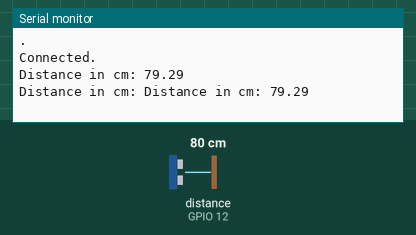
This sketch was run on a simulated ESP8266 (NodeMCU). Parts: the last lines printed to the serial monitor. Inputs (shaded band) come from the test bench; at power-on: distance to the obstacle (sensor on GPIO 12) 80 cm. The echo pulse lasts 58.3 µs per cm; WiFi joins after 1.5 s; servers stay silent unless stated.

Above: at 7.1 s.
7.2 s: distance to the obstacle (sensor on GPIO 12) set to 2 cm
At 8.5 s:
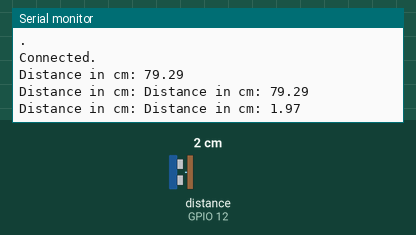
9.5 s: distance to the obstacle (sensor on GPIO 12) set to 4 cm
At 10.6 s:
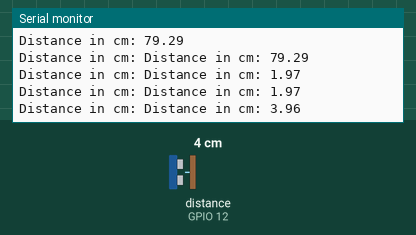
Timing chart, 0 to 12.5 s (numbered marks = the images above; inputs shaded):
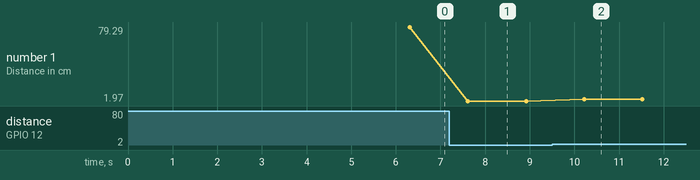

Measured:
- after the input at 7.2 s, the serial monitor: prints a new line after 0.42 s (image 1)
- after the input at 9.5 s, the serial monitor: prints a new line after 0.72 s (image 2)
- plotted number 1: 79.29 → 1.97 after the input at 7.2 s, 1.97 → 3.96 after the input at 9.5 s

The sketch:

ultrasonic_project.ino
```cpp
#include"ThingSpeak.h"
#include<ESP8266WiFi.h>
//----------enter your wifi details----//
char ssid[]="OnePlus 7";
char pass[]="Shiva12345";
//--------------------//


const int trigger = 11;
const int echo = 12;
long T;
float distanceCM;
WiFiClient  client;

unsigned long myChannelField=872815;//channel id
const int ChannelField=1;//which fields
const char * myWriteAPIKey ="SNAFXXFV1CUDCGZ0";//write api key

void setup()
{
  Serial.begin(9600);
  pinMode(trigger, OUTPUT);
  pinMode(echo, INPUT);
  WiFi.mode(WIFI_STA);
  ThingSpeak.begin(client);
}
void loop()
{Serial.print("Distance in cm: ");
  if (WiFi.status() != WL_CONNECTED)
  {
    Serial.print("Attempting to connect to SSID: ");
    Serial.println(ssid);
    while (WiFi.status() != WL_CONNECTED)
    {
      WiFi.begin(ssid, pass);
      Serial.print(".");
      delay(5000);
    }
    Serial.println("\nConnected.");
  }
  digitalWrite(trigger, LOW);
  delay(1);
  digitalWrite(trigger, HIGH);
  delayMicroseconds(10);
  digitalWrite(trigger, LOW);
  T = pulseIn(echo, HIGH);
  distanceCM = T * 0.034;
  distanceCM = distanceCM / 2;
  Serial.print("Distance in cm: ");
  Serial.println(distanceCM);
  ThingSpeak.writeField(myChannelField, ChannelField, distanceCM, myWriteAPIKey);
  delay(1000);
}
```
